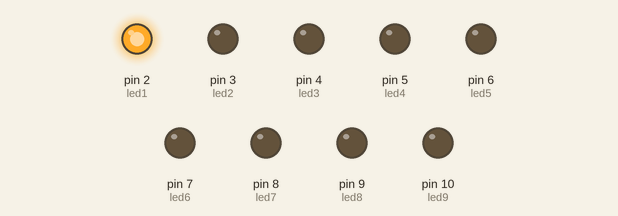
This sketch was run on a simulated Arduino Uno, built with avr-gcc and run on an emulated ATmega328P. Shown: output pins drawn as LEDs (lit = HIGH).

Above: at 0.5 s.
At 2.5 s:
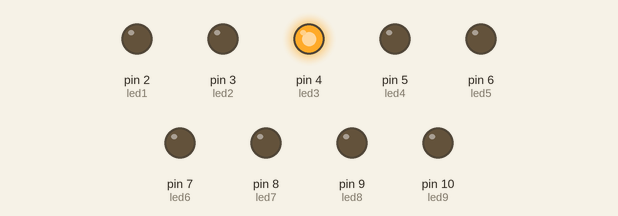
At 3.5 s:
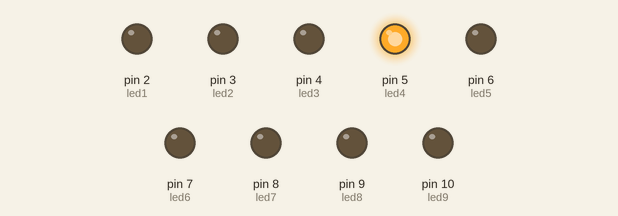
At 5.5 s:
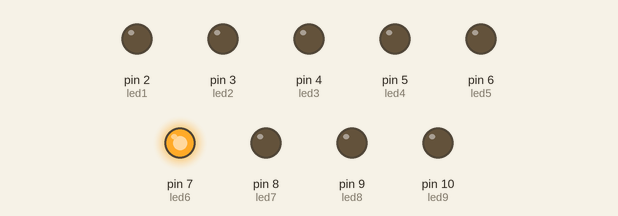
At 7.5 s:
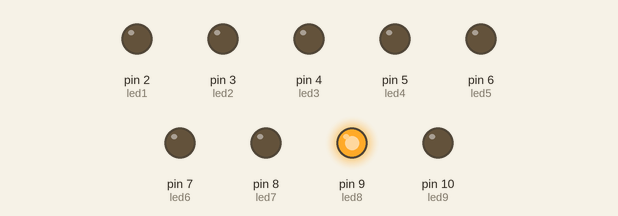
At 10.5 s:
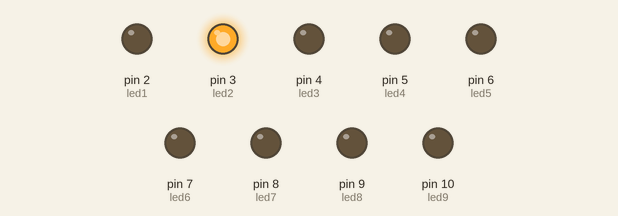
Timing chart, 0 to 11.7 s (numbered marks = the images above):
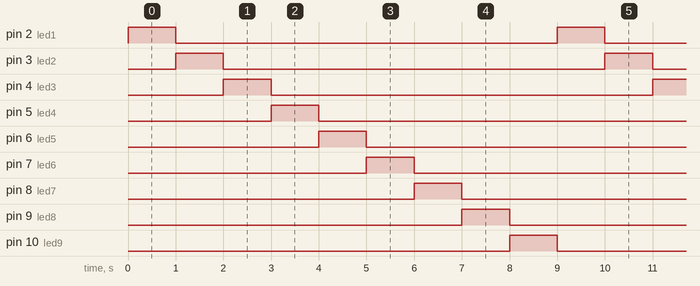

Measured:
- by itself, pin 2 (led1), pin 3 (led2), pin 4 (led3), pin 5 (led4), pin 6 (led5), pin 7 (led6), pin 8 (led7), pin 9 (led8), pin 10 (led9): alternates HIGH for 1.0 s and LOW for 8.0 s
- by itself, everything shown: repeats every 9.0 s, in 10 steps

The sketch:

sketch_oct13a.ino
```cpp
 int led1;
 int led2;
 int led3;
 int led4;
 int led5;
 int led6;
 int led7;
 int led8;
 int led9;
 int potInput;

void setup() {
  // put your setup code here, to run once:
  led1 = 2;
  led2 = 3;
  led3 = 4;
  led4 = 5;
  led5 = 6;
  led6 = 7;
  led7 = 8;
  led8 = 9;
  led9 = 10;
  potInput = A3;


  pinMode(led1, OUTPUT);
  pinMode(led2, OUTPUT);
  pinMode(led3, OUTPUT);
  pinMode(led4, OUTPUT);
  pinMode(led5, OUTPUT);
  pinMode(led6, OUTPUT);
  pinMode(led7, OUTPUT);
  pinMode(led8, OUTPUT);
  pinMode(led9, OUTPUT);
}

void loop() {
  // put your main code here, to run repeatedly:
   digitalWrite(led1, HIGH);
   delay(1000);
   digitalWrite(led1, LOW);
   digitalWrite(led2, HIGH);
   delay(1000);
   digitalWrite(led2, LOW);
   digitalWrite(led3, HIGH);
   delay(1000);
   digitalWrite(led3, LOW);

   digitalWrite(led4, HIGH);
   delay(1000);
   digitalWrite(led4, LOW);
   digitalWrite(led5, HIGH);
   delay(1000);
   digitalWrite(led5, LOW);
   digitalWrite(led6, HIGH);
   delay(1000);
   digitalWrite(led6, LOW);
   digitalWrite(led7, HIGH);
   delay(1000);
   digitalWrite(led7, LOW);
   digitalWrite(led8, HIGH);
   delay(1000);
   digitalWrite(led8, LOW);
   digitalWrite(led9, HIGH);
   delay(1000);
   digitalWrite(led9, LOW);
}
```
